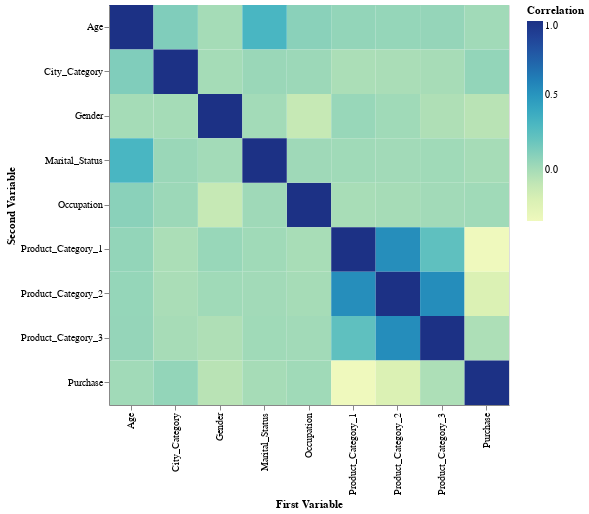

The notebook cell this image was saved under:
### Code cell
# Heatmap with tooltip
alt.Chart(corr_df).mark_rect().encode(
    x="First Variable",
    y="Second Variable",
    color="Correlation",
    tooltip = ["First Variable", "Second Variable", "Correlation"]
).properties(width=400, height=400)

### Figure 1 — Vega-Lite specification as saved in the notebook (floating-point values rounded to 4 significant figures)
{"config": {"view": {"continuousWidth": 400, "continuousHeight": 300}}, "data": {"name": "data-f35435490ed382920fd8f6aa27a44b16"}, "mark": "rect", "encoding": {"color": {"type": "quantitative", "field": "Correlation"}, "tooltip": [{"type": "nominal", "field": "First Variable"}, {"type": "nominal", "field": "Second Variable"}, {"type": "quantitative", "field": "Correlation"}], "x": {"type": "nominal", "field": "First Variable"}, "y": {"type": "nominal", "field": "Second Variable"}}, "height": 400, "width": 400, "$schema": "https://vega.github.io/schema/vega-lite/v4.8.1.json", "datasets": {"data-f35435490ed382920fd8f6aa27a44b16": [{"First Variable": "Gender", "Second Variable": "Gender", "Correlation": 1.0}, {"First Variable": "Gender", "Second Variable": "Age", "Correlation": 0.004262}, {"First Variable": "Gender", "Second Variable": "Occupation", "Correlation": -0.1173}, {"First Variable": "Gender", "Second Variable": "City_Category", "Correlation": 0.004515}, {"First Variable": "Gender", "Second Variable": "Marital_Status", "Correlation": 0.0116}, {"First Variable": "Gender", "Second Variable": "Product_Category_1", "Correlation": 0.04559}, {"First Variable": "Gender", "Second Variable": "Product_Category_2", "Correlation": 0.01859}, {"First Variable": "Gender", "Second Variable": "Product_Category_3", "Correlation": -0.02807}, {"First Variable": "Gender", "Second Variable": "Purchase", "Correlation": -0.06035}, {"First Variable": "Age", "Second Variable": "Gender", "Correlation": 0.004262}, {"First Variable": "Age", "Second Variable": "Age", "Correlation": 1.0}, {"First Variable": "Age", "Second Variable": "Occupation", "Correlation": 0.09146}, {"First Variable": "Age", "Second Variable": "City_Category", "Correlation": 0.1231}, {"First Variable": "Age", "Second Variable": "Marital_Status", "Correlation": 0.3117}, {"First Variable": "Age", "Second Variable": "Product_Category_1", "Correlation": 0.0612}, {"First Variable": "Age", "Second Variable": "Product_Category_2", "Correlation": 0.05488}, {"First Variable": "Age", "Second Variable": "Product_Category_3", "Correlation": 0.05735}, {"First Variable": "Age", "Second Variable": "Purchase", "Correlation": 0.01584}, {"First Variable": "Occupation", "Second Variable": "Gender", "Correlation": -0.1173}, {"First Variable": "Occupation", "Second Variable": "Age", "Correlation": 0.09146}, {"First Variable": "Occupation", "Second Variable": "Occupation", "Correlation": 1.0}, {"First Variable": "Occupation", "Second Variable": "City_Category", "Correlation": 0.03448}, {"First Variable": "Occupation", "Second Variable": "Marital_Status", "Correlation": 0.02428}, {"First Variable": "Occupation", "Second Variable": "Product_Category_1", "Correlation": -0.007618}, {"First Variable": "Occupation", "Second Variable": "Product_Category_2", "Correlation": -0.0003838}, {"First Variable": "Occupation", "Second Variable": "Product_Category_3", "Correlation": 0.01326}, {"First Variable": "Occupation", "Second Variable": "Purchase", "Correlation": 0.02083}, {"First Variable": "City_Category", "Second Variable": "Gender", "Correlation": 0.004515}, {"First Variable": "City_Category", "Second Variable": "Age", "Correlation": 0.1231}, {"First Variable": "City_Category", "Second Variable": "Occupation", "Correlation": 0.03448}, {"First Variable": "City_Category", "Second Variable": "City_Category", "Correlation": 1.0}, {"First Variable": "City_Category", "Second Variable": "Marital_Status", "Correlation": 0.03979}, {"First Variable": "City_Category", "Second Variable": "Product_Category_1", "Correlation": -0.01436}, {"First Variable": "City_Category", "Second Variable": "Product_Category_2", "Correlation": -0.01182}, {"First Variable": "City_Category", "Second Variable": "Product_Category_3", "Correlation": -0.002347}, {"First Variable": "City_Category", "Second Variable": "Purchase", "Correlation": 0.06191}, {"First Variable": "Marital_Status", "Second Variable": "Gender", "Correlation": 0.0116}, {"First Variable": "Marital_Status", "Second Variable": "Age", "Correlation": 0.3117}, {"First Variable": "Marital_Status", "Second Variable": "Occupation", "Correlation": 0.02428}, {"First Variable": "Marital_Status", "Second Variable": "City_Category", "Correlation": 0.03979}, {"First Variable": "Marital_Status", "Second Variable": "Marital_Status", "Correlation": 1.0}, {"First Variable": "Marital_Status", "Second Variable": "Product_Category_1", "Correlation": 0.01989}, {"First Variable": "Marital_Status", "Second Variable": "Product_Category_2", "Correlation": 0.01514}, {"First Variable": "Marital_Status", "Second Variable": "Product_Category_3", "Correlation": 0.01947}, {"First Variable": "Marital_Status", "Second Variable": "Purchase", "Correlation": -0.0004634}, {"First Variable": "Product_Category_1", "Second Variable": "Gender", "Correlation": 0.04559}, {"First Variable": "Product_Category_1", "Second Variable": "Age", "Correlation": 0.0612}, {"First Variable": "Product_Category_1", "Second Variable": "Occupation", "Correlation": -0.007618}, {"First Variable": "Product_Category_1", "Second Variable": "City_Category", "Correlation": -0.01436}, {"First Variable": "Product_Category_1", "Second Variable": "Marital_Status", "Correlation": 0.01989}, {"First Variable": "Product_Category_1", "Second Variable": "Product_Category_1", "Correlation": 1.0}, {"First Variable": "Product_Category_1", "Second Variable": "Product_Category_2", "Correlation": 0.5406}, {"First Variable": "Product_Category_1", "Second Variable": "Product_Category_3", "Correlation": 0.2297}, {"First Variable": "Product_Category_1", "Second Variable": "Purchase", "Correlation": -0.3437}, {"First Variable": "Product_Category_2", "Second Variable": "Gender", "Correlation": 0.01859}, {"First Variable": "Product_Category_2", "Second Variable": "Age", "Correlation": 0.05488}, {"First Variable": "Product_Category_2", "Second Variable": "Occupation", "Correlation": -0.0003838}, {"First Variable": "Product_Category_2", "Second Variable": "City_Category", "Correlation": -0.01182}, {"First Variable": "Product_Category_2", "Second Variable": "Marital_Status", "Correlation": 0.01514}, {"First Variable": "Product_Category_2", "Second Variable": "Product_Category_1", "Correlation": 0.5406}, {"First Variable": "Product_Category_2", "Second Variable": "Product_Category_2", "Correlation": 1.0}, {"First Variable": "Product_Category_2", "Second Variable": "Product_Category_3", "Correlation": 0.5436}, {"First Variable": "Product_Category_2", "Second Variable": "Purchase", "Correlation": -0.2099}, {"First Variable": "Product_Category_3", "Second Variable": "Gender", "Correlation": -0.02807}, {"First Variable": "Product_Category_3", "Second Variable": "Age", "Correlation": 0.05735}, {"First Variable": "Product_Category_3", "Second Variable": "Occupation", "Correlation": 0.01326}, {"First Variable": "Product_Category_3", "Second Variable": "City_Category", "Correlation": -0.002347}, {"First Variable": "Product_Category_3", "Second Variable": "Marital_Status", "Correlation": 0.01947}, {"First Variable": "Product_Category_3", "Second Variable": "Product_Category_1", "Correlation": 0.2297}, {"First Variable": "Product_Category_3", "Second Variable": "Product_Category_2", "Correlation": 0.5436}, {"First Variable": "Product_Category_3", "Second Variable": "Product_Category_3", "Correlation": 1.0}, {"First Variable": "Product_Category_3", "Second Variable": "Purchase", "Correlation": -0.02201}, {"First Variable": "Purchase", "Second Variable": "Gender", "Correlation": -0.06035}, {"First Variable": "Purchase", "Second Variable": "Age", "Correlation": 0.01584}, {"First Variable": "Purchase", "Second Variable": "Occupation", "Correlation": 0.02083}, {"First Variable": "Purchase", "Second Variable": "City_Category", "Correlation": 0.06191}, {"First Variable": "Purchase", "Second Variable": "Marital_Status", "Correlation": -0.0004634}, {"First Variable": "Purchase", "Second Variable": "Product_Category_1", "Correlation": -0.3437}, {"First Variable": "Purchase", "Second Variable": "Product_Category_2", "Correlation": -0.2099}, {"First Variable": "Purchase", "Second Variable": "Product_Category_3", "Correlation": -0.02201}, {"First Variable": "Purchase", "Second Variable": "Purchase", "Correlation": 1.0}]}}
